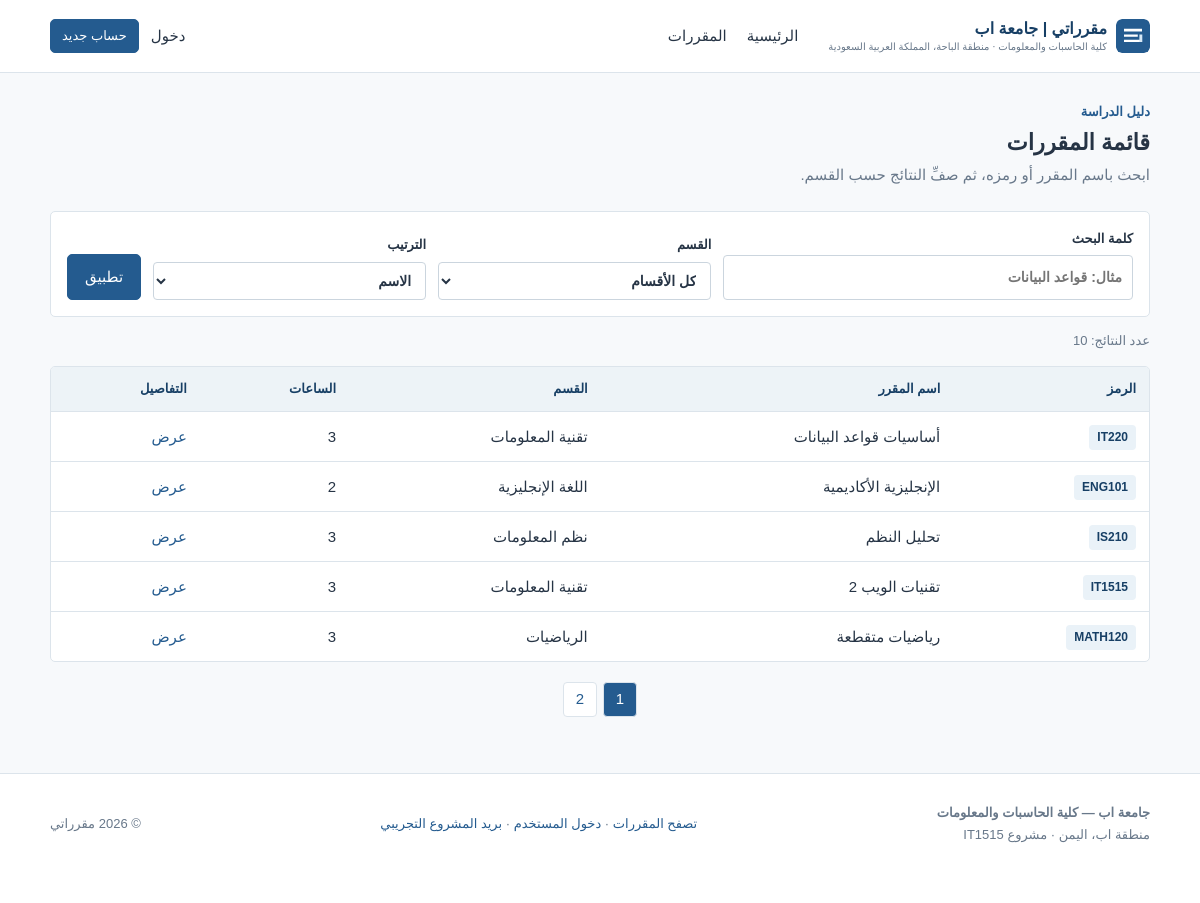
The app's page /public/courses.php with its own data.
### tables this page shows
CREATE TABLE IF NOT EXISTS courses (
    course_id INT UNSIGNED AUTO_INCREMENT PRIMARY KEY,
    course_code VARCHAR(20) NOT NULL UNIQUE,
    course_name VARCHAR(160) NOT NULL,
    description TEXT NOT NULL,
    credit_hours TINYINT UNSIGNED NOT NULL DEFAULT 3,
    department_id INT UNSIGNED NOT NULL,
    created_at TIMESTAMP NOT NULL DEFAULT CURRENT_TIMESTAMP,
    CONSTRAINT fk_courses_department FOREIGN KEY (department_id)
        REFERENCES departments(department_id) ON UPDATE CASCADE ON DELETE RESTRICT
);

CREATE TABLE IF NOT EXISTS departments (
    department_id INT UNSIGNED AUTO_INCREMENT PRIMARY KEY,
    department_name VARCHAR(120) NOT NULL UNIQUE,
    description VARCHAR(500) NOT NULL DEFAULT '',
    created_at TIMESTAMP NOT NULL DEFAULT CURRENT_TIMESTAMP
);

### includes/bootstrap.php (called while the page is built, shortened)
<?php
function h(mixed $value): string
{
    return htmlspecialchars((string) $value, ENT_QUOTES | ENT_SUBSTITUTE, 'UTF-8');
}
function current_user(): ?array
{
    return isset($_SESSION['user']) && is_array($_SESSION['user']) ? $_SESSION['user'] : null;
}
function page_header(string $title): void
{
    require __DIR__ . '/header.php';
}
function page_footer(): void
{
    require __DIR__ . '/footer.php';
}

### public/courses.php (the view, shortened to what this page needs)
<?php
require_once __DIR__ . '/../includes/bootstrap.php';
$pageTitle = 'المقررات';
$pdo = db();
$search = trim((string) ($_GET['q'] ?? ''));
$sortOptions = ['name' => 'c.course_name ASC', 'code' => 'c.course_code ASC', 'hours' => 'c.credit_hours DESC'];
$sort = (string) ($_GET['sort'] ?? 'name');
$orderBy = $sortOptions[$sort] ?? $sortOptions['name'];
$page = max(1, (int) ($_GET['page'] ?? 1));
$perPage = 5;
$where = [];
$params = [];
$whereSql = $where ? ' WHERE ' . implode(' AND ', $where) : '';
$count = $pdo->prepare('SELECT COUNT(*) FROM courses c' . $whereSql);
$count->execute($params);
$total = (int) $count->fetchColumn();
$totalPages = max(1, (int) ceil($total / $perPage));
$page = min($page, $totalPages);
$offset = ($page - 1) * $perPage;
$sql = 'SELECT c.course_id, c.course_code, c.course_name, c.description, c.credit_hours, d.department_name FROM courses c INNER JOIN departments d ON d.department_id = c.department_id' . $whereSql . ' ORDER BY ' . $orderBy . ' LIMIT :limit OFFSET :offset';
$stmt = $pdo->prepare($sql);
$stmt->bindValue(':limit', $perPage, PDO::PARAM_INT);
$stmt->bindValue(':offset', $offset, PDO::PARAM_INT);
$stmt->execute();
$courses = $stmt->fetchAll();
function course_query_url(int $pageNumber): string
{
    $query = $_GET;
    $query['page'] = $pageNumber;
    return '?' . http_build_query($query);
}
page_header($pageTitle);
?>
<section class="page-heading"><p class="eyebrow">دليل الدراسة</p><h1>قائمة المقررات</h1><p>ابحث باسم المقرر أو رمزه، ثم صفِّ النتائج حسب القسم.</p></section>
<form class="filter-panel" method="get" action="/courses.php">
    <label>كلمة البحث<input type="search" name="q" value="<?= h($search) ?>" placeholder="مثال: قواعد البيانات"></label>
    <label>القسم<select name="department"><option value="">كل الأقسام</option></select></label>
    <label>الترتيب<select name="sort"><option value="name" <?= $sort === 'name' ? 'selected' : '' ?>>الاسم</option></select></label>
    <button class="button" type="submit">تطبيق</button>
</form>
<p class="result-count">عدد النتائج: <?= $total ?></p>
<?php if ($courses): ?>
<div class="table-wrap"><table><thead><tr><th>الرمز</th><th>اسم المقرر</th><th>القسم</th><th>الساعات</th><th>التفاصيل</th></tr></thead><tbody>
<?php foreach ($courses as $course): ?><tr><td><span class="course-code"><?= h($course['course_code']) ?></span></td><td><?= h($course['course_name']) ?></td><td><?= h($course['department_name']) ?></td><td><?= (int) $course['credit_hours'] ?></td><td><a href="/course.php?id=<?= (int) $course['course_id'] ?>">عرض</a></td></tr><?php endforeach; ?>
</tbody></table></div>
<nav class="pagination" aria-label="صفحات النتائج"><?php for ($number = 1; $number <= $totalPages; $number++): ?><a class="<?= $number === $page ? 'active' : '' ?>" href="<?= h(course_query_url($number)) ?>"><?= $number ?></a><?php endfor; ?></nav>
<?php else: ?><p class="empty-state">لم نجد مقررات مطابقة. جرّب تغيير كلمة البحث أو القسم.</p><?php endif; ?>
<?php page_footer(); ?>

### includes/header.php (shortened to what this page needs)
<?php
$user = current_user();
?>
<!doctype html>
<html lang="ar" dir="rtl">
<head>
    <link rel="stylesheet" href="/assets/style.css">
</head>
<body>
<header class="site-header">
    <div class="header-inner">
        <a class="brand" href="/" aria-label="مقرراتي - الرئيسية"><img class="brand-image" src="/brand-mark.svg" alt="" width="34" height="34"><span class="brand-copy"><strong>مقرراتي | جامعة اب</strong><small>كلية الحاسبات والمعلومات · منطقة الباحة، المملكة العربية السعودية</small></span></a>
        <nav class="main-nav" aria-label="التنقل الرئيسي">
            <a href="/">الرئيسية</a>
            <a href="/coursehub-submission/public/courses.php">المقررات</a>
        </nav>
        <div class="nav-user">
            <?php if ($user): ?>
                <span class="user-name"><?= h($user['full_name']) ?></span>
                <form action="/logout.php" method="post" class="inline-form"><input type="hidden" name="csrf_token" value="<?= h(csrf_token()) ?>"><button class="button button-small button-light" type="submit">خروج</button></form>
            <?php else: ?>
                <a href="/login.php">دخول</a>
                <a class="button button-small" href="/register.php">حساب جديد</a>
            <?php endif; ?>
        </div>
    </div>
</header>
<main class="container">

### includes/footer.php
</main>
<footer class="site-footer">
    <div class="container footer-inner">
        <div><strong>جامعة اب — كلية الحاسبات والمعلومات</strong><br><span>منطقة اب، اليمن · مشروع IT1515</span></div>
        <div><a href="/courses.php">تصفح المقررات</a> · <a href="/login.php">دخول المستخدم</a> · <a href="mailto:it1515@example.edu">بريد المشروع التجريبي</a></div>
        <div>© <?= date('Y') ?> مقرراتي</div>
    </div>
</footer>
</body>
</html>

### public/assets/style.css (style rules this page uses)
* { box-sizing: border-box; }
:root { --blue: #245b8f; --blue-dark: #173f65; --blue-pale: #eaf2f8; --ink: #263445; --muted: #68788a; --line: #dce4eb; --bg: #f7f9fb; --white: #fff; --danger: #a33b3b; --success: #267449; }
html { background: var(--bg); }
body { margin: 0; color: var(--ink); font-family: Tahoma, Arial, sans-serif; font-size: 15px; line-height: 1.75; }
a { color: var(--blue); text-decoration: none; }
.site-header { background: var(--white); border-bottom: 1px solid var(--line); }
.header-inner, .container { width: min(1100px, calc(100% - 32px)); margin-inline: auto; }
.header-inner { min-height: 72px; display: flex; align-items: center; gap: 30px; }
.brand { display: inline-flex; align-items: center; gap: 9px; color: var(--blue-dark); font-size: 20px; font-weight: 700; white-space: nowrap; }
.main-nav { display: flex; align-items: center; gap: 20px; flex: 1; }
.main-nav a, .nav-user > a:not(.button) { color: var(--ink); }
.nav-user { display: flex; align-items: center; gap: 12px; }
.container { min-height: calc(100vh - 180px); padding-block: 28px 56px; }
.site-footer { border-top: 1px solid var(--line); background: var(--white); color: var(--muted); font-size: 13px; }
.footer-inner { min-height: 110px; display: flex; align-items: center; justify-content: space-between; gap: 20px; }
.button { display: inline-block; border: 1px solid var(--blue); border-radius: 5px; background: var(--blue); color: white; padding: 9px 17px; font: inherit; cursor: pointer; text-align: center; }
.button-small { padding: 5px 11px; font-size: 13px; }
.eyebrow { color: var(--blue); font-size: 13px; font-weight: 700; margin: 0 0 3px; }
h1, h2, h3 { color: var(--ink); line-height: 1.4; }
.section-heading h2, .page-heading h1 { margin: 0; }
.course-code { display: inline-block; direction: ltr; background: var(--blue-pale); color: var(--blue-dark); border-radius: 4px; padding: 2px 8px; font-size: 12px; font-weight: 700; }
.page-heading { margin-bottom: 22px; }
.page-heading > p:last-child { color: var(--muted); margin: 4px 0 0; }
.filter-panel { display: flex; align-items: end; gap: 12px; padding: 16px; background: white; border: 1px solid var(--line); border-radius: 5px; }
label { display: block; font-size: 13px; font-weight: 700; }
input, select, textarea { display: block; width: 100%; margin-top: 5px; padding: 9px 10px; border: 1px solid #cbd5de; border-radius: 4px; color: var(--ink); background: white; font: inherit; font-size: 14px; }
.filter-panel label:first-child { flex: 1.5; }
.filter-panel label { flex: 1; }
.result-count { color: var(--muted); font-size: 13px; }
.table-wrap { overflow-x: auto; border: 1px solid var(--line); border-radius: 5px; background: white; }
table { width: 100%; border-collapse: collapse; text-align: right; }
th, td { padding: 11px 13px; border-bottom: 1px solid var(--line); vertical-align: middle; }
th { background: #edf3f7; color: var(--blue-dark); font-size: 13px; }
tr:last-child td { border-bottom: 0; }
.pagination { display: flex; justify-content: center; gap: 6px; margin-top: 20px; }
.pagination a { min-width: 34px; padding: 3px 8px; text-align: center; border: 1px solid var(--line); border-radius: 4px; background: white; }
.pagination a.active { background: var(--blue); color: white; }
.brand-image { display: block; flex: 0 0 auto; border-radius: 6px; }
.brand-copy { display: flex; flex-direction: column; line-height: 1.35; }
.brand-copy strong { font-size: 16px; }
.brand-copy small { color: var(--muted); font-size: 10px; font-weight: 400; }

### records on screen
courses: course_code "IT220", course_name "أساسيات قواعد البيانات", department.department_name "تقنية المعلومات", credit_hours "3"
courses: course_code "ENG101", course_name "الإنجليزية الأكاديمية", department.department_name "اللغة الإنجليزية", credit_hours "2"
courses: course_code "IS210", course_name "تحليل النظم", department.department_name "نظم المعلومات", credit_hours "3"
courses: course_code "IT1515", course_name "تقنيات الويب 2", department.department_name "تقنية المعلومات", credit_hours "3"
courses: course_code "MATH120", course_name "رياضيات متقطعة", department.department_name "الرياضيات", credit_hours "3"

### other values on screen
$total "10"
